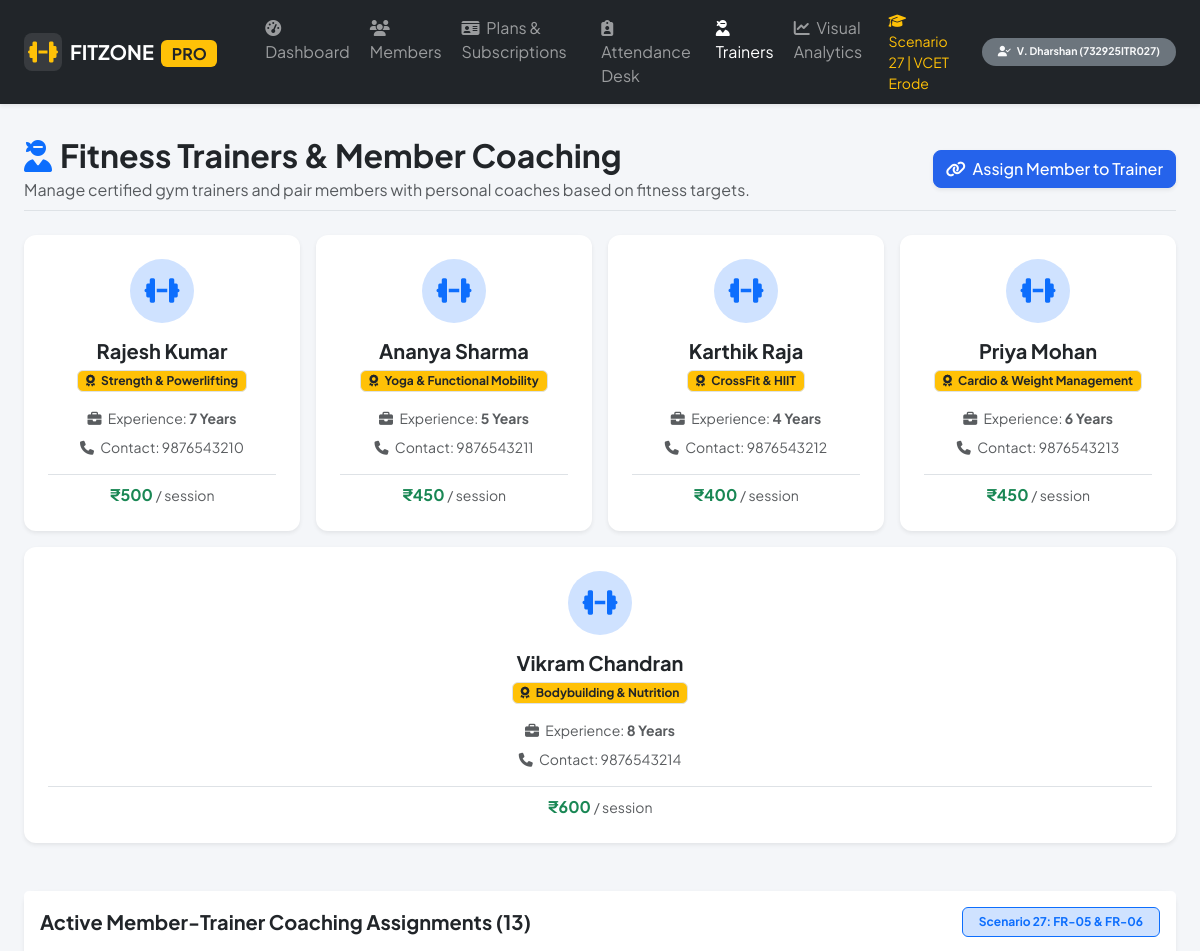
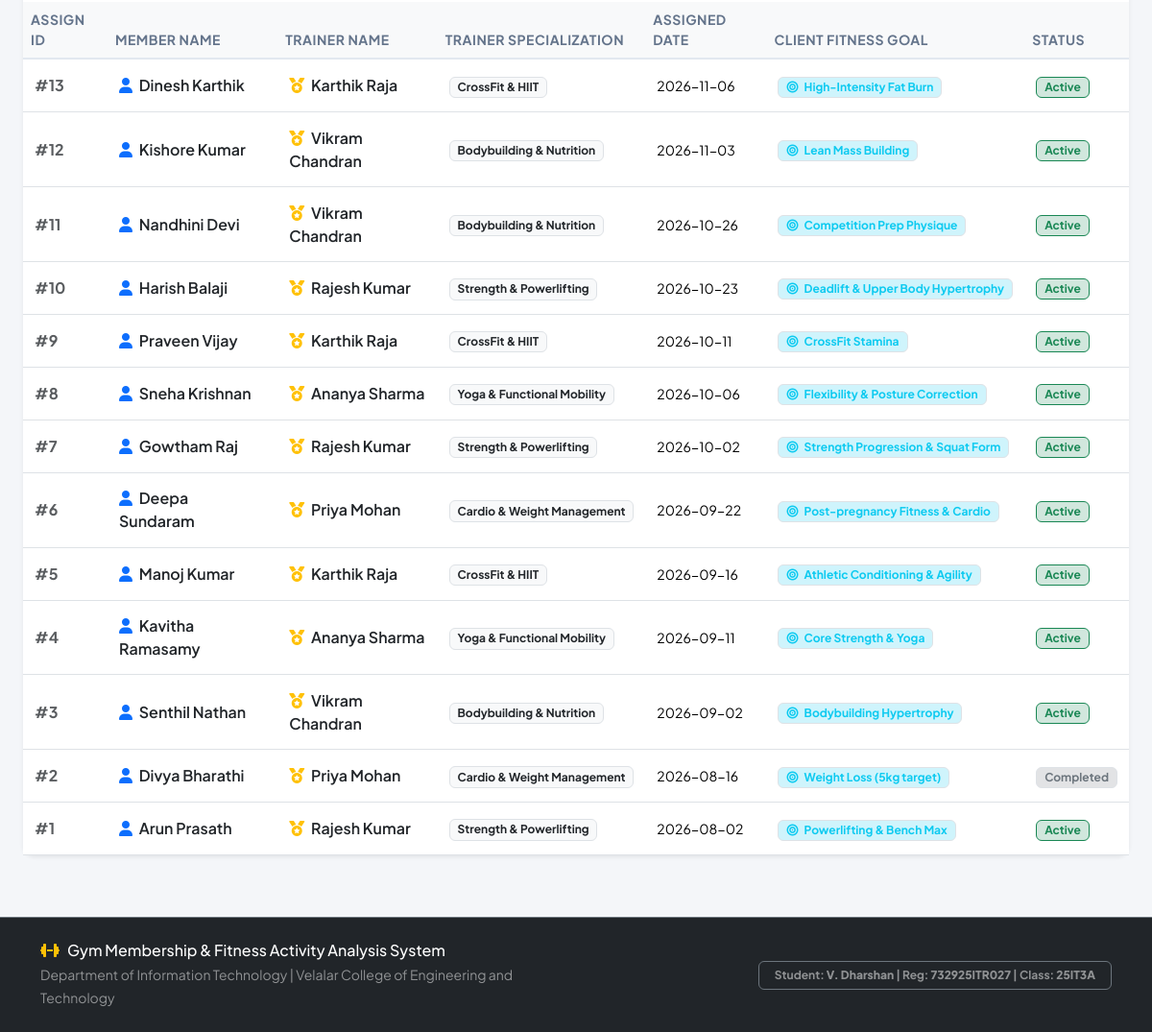
The page /trainers on the database its author committed (2 pictures, top to bottom).
### tables this page shows
CREATE TABLE trainers (
    trainer_id INTEGER PRIMARY KEY AUTOINCREMENT,
    name VARCHAR(100) NOT NULL,
    specialization VARCHAR(100) NOT NULL,
    contact_number VARCHAR(15) NOT NULL UNIQUE,
    email VARCHAR(100) UNIQUE,
    experience_years INTEGER NOT NULL DEFAULT 1 CHECK (experience_years >= 0),
    hourly_rate DECIMAL(10,2) NOT NULL DEFAULT 0.0 CHECK (hourly_rate >= 0)
);

CREATE TABLE trainer_assignments (
    assignment_id INTEGER PRIMARY KEY AUTOINCREMENT,
    member_id INTEGER NOT NULL,
    trainer_id INTEGER NOT NULL,
    assigned_date DATE NOT NULL DEFAULT (CURRENT_DATE),
    fitness_goal VARCHAR(100) NOT NULL,
    status VARCHAR(20) NOT NULL DEFAULT 'Active' CHECK (status IN ('Active', 'Completed', 'Cancelled')),
    FOREIGN KEY (member_id) REFERENCES members(member_id) ON DELETE CASCADE,
    FOREIGN KEY (trainer_id) REFERENCES trainers(trainer_id) ON DELETE CASCADE
);

CREATE TABLE members (
    member_id INTEGER PRIMARY KEY AUTOINCREMENT,
    name VARCHAR(100) NOT NULL,
    age INTEGER NOT NULL CHECK (age >= 14 AND age <= 90),
    gender VARCHAR(10) NOT NULL CHECK (gender IN ('Male', 'Female', 'Other')),
    contact_number VARCHAR(15) NOT NULL UNIQUE,
    email VARCHAR(100) UNIQUE,
    registration_date DATE NOT NULL DEFAULT (CURRENT_DATE),
    status VARCHAR(20) NOT NULL DEFAULT 'Active' CHECK (status IN ('Active', 'Inactive', 'Suspended'))
);

### web/app.py (the view, shortened to what this page needs)
@app.route("/trainers", methods=["GET", "POST"])
def trainers():
    conn = get_db()
    c = conn.cursor()
    trainers_list = c.execute("SELECT * FROM trainers ORDER BY trainer_id ASC").fetchall()
    assignments = c.execute("""
        SELECT ta.*, m.name as member_name, t.name as trainer_name, t.specialization
        FROM trainer_assignments ta
        JOIN members m ON ta.member_id = m.member_id
        JOIN trainers t ON ta.trainer_id = t.trainer_id
        ORDER BY ta.assignment_id DESC
    """).fetchall()
    active_members = c.execute("SELECT member_id, name FROM members WHERE status = 'Active' ORDER BY name ASC").fetchall()
    conn.close()
    return render_template("trainers.html", trainers=trainers_list, assignments=assignments, members=active_members)

### web/app.py (called while the page is built)
def get_db():
    conn = sqlite3.connect(DB_PATH)
    conn.row_factory = sqlite3.Row
    conn.execute("PRAGMA foreign_keys = ON;")
    return conn

### web/templates/trainers.html (shortened to what this page needs)
{% extends "base.html" %}
{% block content %}
<div class="container-fluid px-4">
    <div class="d-flex flex-wrap justify-content-between align-items-center mb-4 pb-2 border-bottom">
        <div>
            <h2 class="fw-bold mb-1 text-dark">
                <i class="fa-solid fa-user-ninja text-primary me-2"></i>Fitness Trainers & Member Coaching
            </h2>
            <p class="text-muted mb-0">Manage certified gym trainers and pair members with personal coaches based on fitness targets.</p>
        </div>
        <div>
            <button class="btn btn-primary shadow-sm" data-bs-toggle="modal" data-bs-target="#assignTrainerModal">
                <i class="fa-solid fa-link me-1"></i> Assign Member to Trainer
            </button>
        </div>
    </div>
    <div class="row g-3 mb-5">
        {% for t in trainers %}
        <div class="col-xl col-md-6">
            <div class="card border-0 shadow-sm h-100 trainer-card">
                <div class="card-body text-center p-4">
                    <div class="avatar-circle bg-primary-subtle text-primary mx-auto mb-3">
                        <i class="fa-solid fa-dumbbell fs-3"></i>
                    </div>
                    <h5 class="fw-bold mb-1 text-dark">{{ t.name }}</h5>
                    <span class="badge bg-warning text-dark border px-2 py-1 mb-3">
                        <i class="fa-solid fa-award me-1"></i> {{ t.specialization }}
                    </span>
                    <div class="small text-muted mb-2">
                        <i class="fa-solid fa-briefcase me-1"></i> Experience: <strong>{{ t.experience_years }} Years</strong>
                    </div>
                    <div class="small text-muted mb-3">
                        <i class="fa-solid fa-phone me-1"></i> Contact: {{ t.contact_number }}
                    </div>
                    <div class="border-top pt-2 text-success fw-bold">
                        ₹{{ "{:,.0f}".format(t.hourly_rate) }} <small class="text-muted fw-normal">/ session</small>
                    </div>
                </div>
            </div>
        </div>
        {% endfor %}
    </div>
    <div class="card border-0 shadow-sm">
        <div class="card-header bg-white py-3 border-0 d-flex justify-content-between align-items-center">
            <h5 class="fw-bold mb-0">Active Member-Trainer Coaching Assignments ({{ assignments|length }})</h5>
            <span class="badge bg-primary-subtle text-primary border border-primary px-3 py-2">Scenario 27: FR-05 & FR-06</span>
        </div>
        <div class="table-responsive">
            <table class="table table-hover align-middle mb-0">
                <thead class="table-light small text-uppercase">
                    <tr>
                        <th>Assign ID</th>
                        <th>Member Name</th>
                        <th>Trainer Name</th>
                        <th>Trainer Specialization</th>
                        <th>Assigned Date</th>
                        <th>Client Fitness Goal</th>
                        <th>Status</th>
                    </tr>
                </thead>
                <tbody>
                    {% for a in assignments %}
                    <tr>
                        <td class="fw-bold text-muted">#{{ a.assignment_id }}</td>
                        <td class="fw-semibold text-dark">
                            <i class="fa-solid fa-user text-primary me-1"></i> {{ a.member_name }}
                        </td>
                        <td class="fw-semibold text-dark">
                            <i class="fa-solid fa-medal text-warning me-1"></i> {{ a.trainer_name }}
                        </td>
                        <td><span class="badge bg-light text-dark border">{{ a.specialization }}</span></td>
                        <td><small>{{ a.assigned_date }}</small></td>
                        <td>
                            <span class="badge bg-info-subtle text-info border px-2 py-1">
                                <i class="fa-solid fa-bullseye me-1"></i> {{ a.fitness_goal }}
                            </span>
                        </td>
                        <td>
                            {% if a.status == 'Active' %}
                                <span class="badge bg-success-subtle text-success border border-success px-2 py-1">Active</span>
                            {% elif a.status == 'Completed' %}
                                <span class="badge bg-secondary-subtle text-secondary border px-2 py-1">Completed</span>
                            {% else %}
                                <span class="badge bg-danger-subtle text-danger border px-2 py-1">{{ a.status }}</span>
                            {% endif %}
                        </td>
                    </tr>
                    {% else %}
                    <tr>
                        <td colspan="7" class="text-center py-4 text-muted">No trainer assignments recorded.</td>
                    </tr>
                    {% endfor %}
                </tbody>
            </table>
        </div>
    </div>
</div>
{% endblock %}

### web/static/css/style.css (style rules this page uses)
body { font-family: 'Plus Jakarta Sans', -apple-system, BlinkMacSystemFont, "Segoe UI", Roboto, sans-serif; background-color: #f4f6f9; color: #2c3e50; min-height: 100vh; display: flex; flex-direction: column; }
.plan-card, .trainer-card { border-radius: 14px; transition: transform 0.2s ease, box-shadow 0.2s ease; }
.avatar-circle { width: 64px; height: 64px; border-radius: 50%; display: flex; align-items: center; justify-content: center; }
.card { border-radius: 12px; }
.table th { font-weight: 700; letter-spacing: 0.5px; color: #64748b; border-bottom: 2px solid #e2e8f0; }
.table td { padding: 0.9rem 0.75rem; vertical-align: middle; }
.btn { border-radius: 8px; font-weight: 500; }
.btn-primary { background-color: #2563eb; border-color: #2563eb; }

### rows shown on the page
trainers: name "Rajesh Kumar", specialization "Strength & Powerlifting", experience_years "7", contact_number "9876543210", hourly_rate "500"
trainers: name "Ananya Sharma", specialization "Yoga & Functional Mobility", experience_years "5", contact_number "9876543211", hourly_rate "450"
trainers: name "Karthik Raja", specialization "CrossFit & HIIT", experience_years "4", contact_number "9876543212", hourly_rate "400"
trainers: name "Priya Mohan", specialization "Cardio & Weight Management", experience_years "6", contact_number "9876543213", hourly_rate "450"
trainers: name "Vikram Chandran", specialization "Bodybuilding & Nutrition", experience_years "8", contact_number "9876543214", hourly_rate "600"
trainer_assignments: assignment_id "13", member_name "Dinesh Karthik", trainer_name "Karthik Raja", specialization "CrossFit & HIIT", assigned_date "2026-11-06", fitness_goal "High-Intensity Fat Burn", status "Active"
trainer_assignments: assignment_id "12", member_name "Kishore Kumar", trainer_name "Vikram Chandran", specialization "Bodybuilding & Nutrition", assigned_date "2026-11-03", fitness_goal "Lean Mass Building", status "Active"
trainer_assignments: assignment_id "11", member_name "Nandhini Devi", trainer_name "Vikram Chandran", specialization "Bodybuilding & Nutrition", assigned_date "2026-10-26", fitness_goal "Competition Prep Physique", status "Active"
trainer_assignments: assignment_id "10", member_name "Harish Balaji", trainer_name "Rajesh Kumar", specialization "Strength & Powerlifting", assigned_date "2026-10-23", fitness_goal "Deadlift & Upper Body Hypertrophy", status "Active"
trainer_assignments: assignment_id "9", member_name "Praveen Vijay", trainer_name "Karthik Raja", specialization "CrossFit & HIIT", assigned_date "2026-10-11", fitness_goal "CrossFit Stamina", status "Active"
trainer_assignments: assignment_id "8", member_name "Sneha Krishnan", trainer_name "Ananya Sharma", specialization "Yoga & Functional Mobility", assigned_date "2026-10-06", fitness_goal "Flexibility & Posture Correction", status "Active"
trainer_assignments: assignment_id "7", member_name "Gowtham Raj", trainer_name "Rajesh Kumar", specialization "Strength & Powerlifting", assigned_date "2026-10-02", fitness_goal "Strength Progression & Squat Form", status "Active"
trainer_assignments: assignment_id "6", member_name "Deepa Sundaram", trainer_name "Priya Mohan", specialization "Cardio & Weight Management", assigned_date "2026-09-22", fitness_goal "Post-pregnancy Fitness & Cardio", status "Active"
trainer_assignments: assignment_id "5", member_name "Manoj Kumar", trainer_name "Karthik Raja", specialization "CrossFit & HIIT", assigned_date "2026-09-16", fitness_goal "Athletic Conditioning & Agility", status "Active"
trainer_assignments: assignment_id "4", member_name "Kavitha Ramasamy", trainer_name "Ananya Sharma", specialization "Yoga & Functional Mobility", assigned_date "2026-09-11", fitness_goal "Core Strength & Yoga", status "Active"
trainer_assignments: assignment_id "3", member_name "Senthil Nathan", trainer_name "Vikram Chandran", specialization "Bodybuilding & Nutrition", assigned_date "2026-09-02", fitness_goal "Bodybuilding Hypertrophy", status "Active"
trainer_assignments: assignment_id "2", member_name "Divya Bharathi", trainer_name "Priya Mohan", specialization "Cardio & Weight Management", assigned_date "2026-08-16", fitness_goal "Weight Loss (5kg target)", status "Completed"
trainer_assignments: assignment_id "1", member_name "Arun Prasath", trainer_name "Rajesh Kumar", specialization "Strength & Powerlifting", assigned_date "2026-08-02", fitness_goal "Powerlifting & Bench Max", status "Active"

### other values the page prints
{{ assignments|length }} "13"
